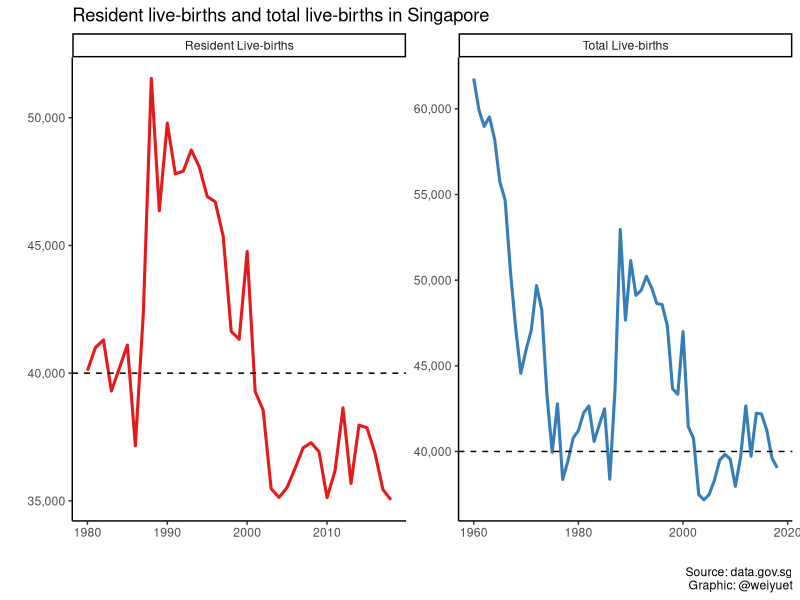
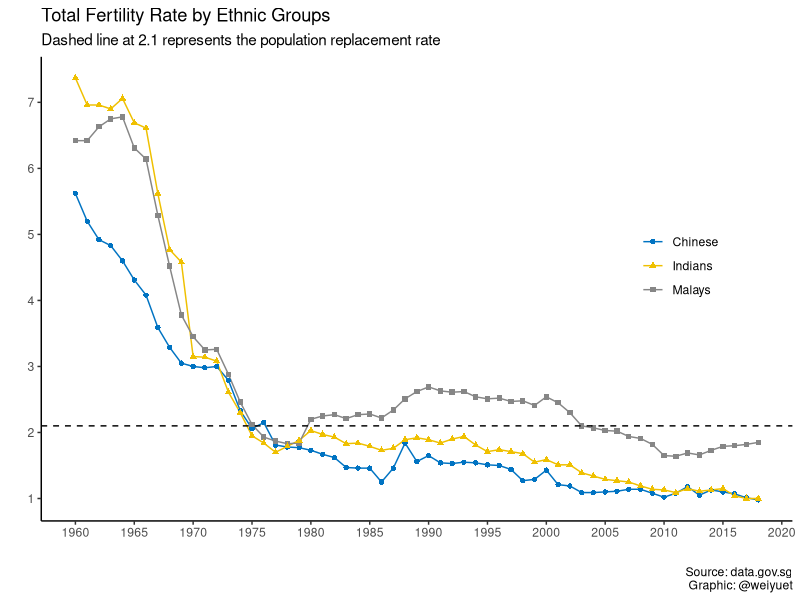
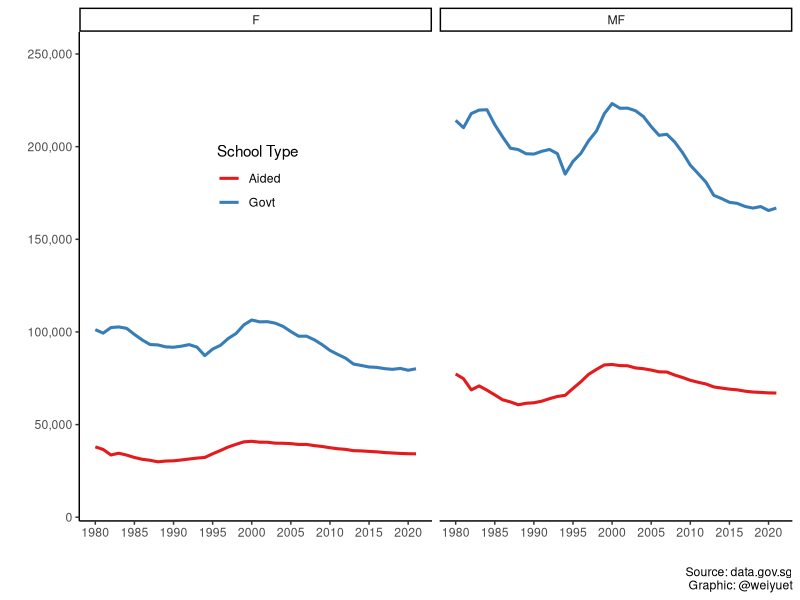
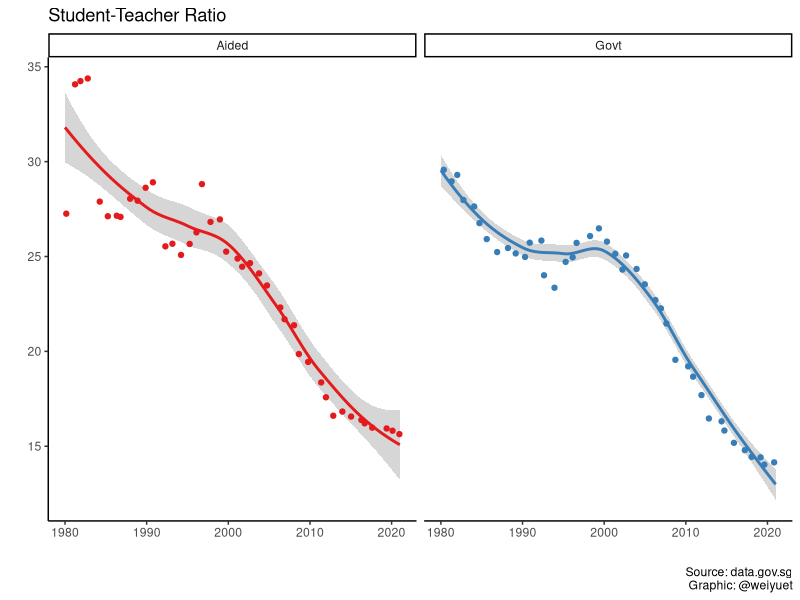
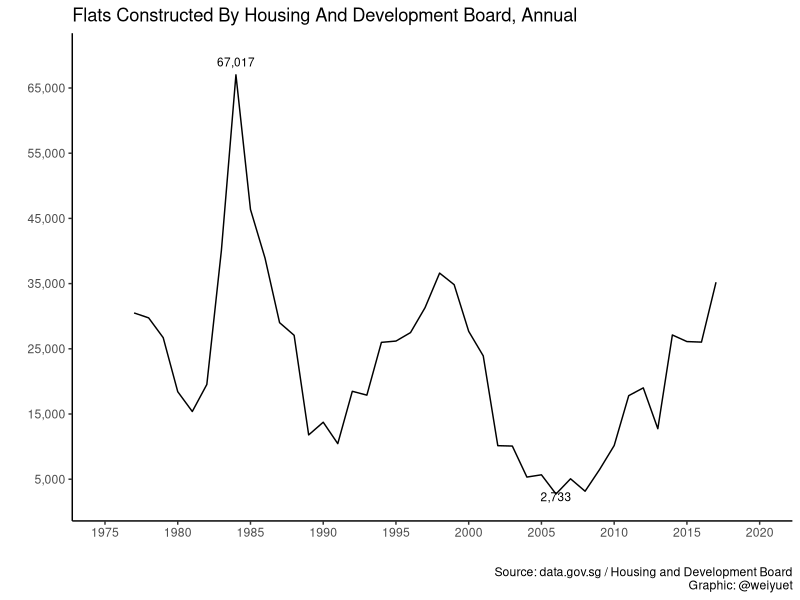

Recreate these plots in R, in order.
## ---- chunk 1
knitr::opts_chunk$set(echo = TRUE)

#Libraries
library(tidyverse)
library(scales)
library(ggsci)
## ---- chunk 2
# Load data
live_births <- read_csv("data/births-and-fertility-annual/live-births.csv")

# Data wrangling
live_births$value <- as.double(as.character(live_births$value))

#Plot live births
live_births %>% 
  drop_na() %>% 
  ggplot(aes(x = year, y = value, colour = level_1)) +
  geom_line(size = 1.05) +
  geom_hline(yintercept = 40000, linetype = 2, size = 0.5) +
  facet_wrap(~level_1, scales = "free") +
  scale_y_continuous(labels = label_number(big.mark = ",")) +
  theme_classic() +
  theme(legend.position = "none") +
  scale_colour_brewer(type = "qual", palette = 6) +
  labs(x = "", y = "",
       title = "Resident live-births and total live-births in Singapore",
       caption = "Source: data.gov.sg\nGraphic: @weiyuet")
## ---- chunk 3
# Load data
total_fertility_rate_by_ethnic_group <- read_csv("data/births-and-fertility-annual/total-fertility-rate-by-ethnic-group.csv")

# Plot fertility rate by ethnic groups
total_fertility_rate_by_ethnic_group %>% 
  ggplot(aes(x = year, y = value, colour = level_2)) +
  geom_line() +
  geom_point(aes(shape = level_2)) +
  geom_hline(yintercept = 2.1, linetype = 2, size = 0.5) +
  theme_classic() +
  theme(legend.title = element_blank(),
        legend.position = c(0.85, 0.55)) +
  scale_x_continuous(breaks = seq(1960, 2020, 5)) +
  scale_y_continuous(breaks = seq(0, 8, 1)) +
  scale_colour_jco() +
  labs(x = "", y ="",
       title = "Total Fertility Rate by Ethnic Groups",
       subtitle = "Dashed line at 2.1 represents the population replacement rate",
       caption = "Source: data.gov.sg\nGraphic: @weiyuet")
## ---- chunk 4
# Load data
students_and_teachers_primary_schools <- read_csv("data/students-and-teachers-in-schools/students-and-teachers-primary-schools.csv")

# Plot number of primary school students in government and aided schools
students_and_teachers_primary_schools %>% 
  ggplot(aes(x = year, y = students_pri,
             colour = school_type)) +
  geom_line(size = 1.05) +
  facet_wrap(~sex) +
  theme_classic() +
  theme(legend.position = c(0.25, 0.7)) +
  scale_color_brewer(type = "qual", palette = 6) +
  scale_x_continuous(breaks = seq(1980, 2020, 5)) +
  scale_y_continuous(labels = label_number(big.mark = ","), 
                     limits = c(10000, 250000)) +
  labs(x = "", y = "",
       colour = "School Type",
       caption = "Source: data.gov.sg\nGraphic: @weiyuet")
## ---- chunk 5
# Wrangle data
# Calculate student-teacher ratio
students_and_teachers_primary_schools <- students_and_teachers_primary_schools %>% 
  mutate(student_teacher_ratio = students_pri/teachers_pri)

students_and_teachers_primary_schools %>% 
  filter(sex == "MF") %>%
  ggplot(aes( x = year, y = student_teacher_ratio, colour = school_type)) +
  geom_smooth() +
  geom_jitter() +
  facet_wrap(~school_type) +
  theme_classic() +
  theme(legend.position = "none") +
  scale_colour_brewer(type = "qual", palette = 6) +
  labs(x = "", y = "",
       title = "Student-Teacher Ratio",
       caption = "Source: data.gov.sg\nGraphic: @weiyuet")
## ---- chunk 6
# Load data
flats_constructed <- read_csv("data/flats-constructed/flats-constructed-by-housing-and-development-board-annual.csv")

# Plot number of flats constructed
flats_constructed %>% 
  ggplot(aes(x = year, y = flats_constructed)) +
  geom_line() +
  scale_x_continuous(limits = c(1975, 2020),
                     breaks = seq(1975, 2020, 5)) +
  scale_y_continuous(limits = c(2000, 70000),
                     breaks = seq(5000, 70000, 10000),
                     labels = label_number(big.mark = ",")) +
  annotate("text", x = 1984, y = 69000, label = "67,017", size = 3) + #peak
  annotate("text", x = 2006, y = 2300, label = "2,733", size = 3) + #trough
  theme_classic() +
  labs(x = "", y = "",
       title = "Flats Constructed By Housing And Development Board, Annual",
       caption = "Source: data.gov.sg / Housing and Development Board\nGraphic: @weiyuet")
